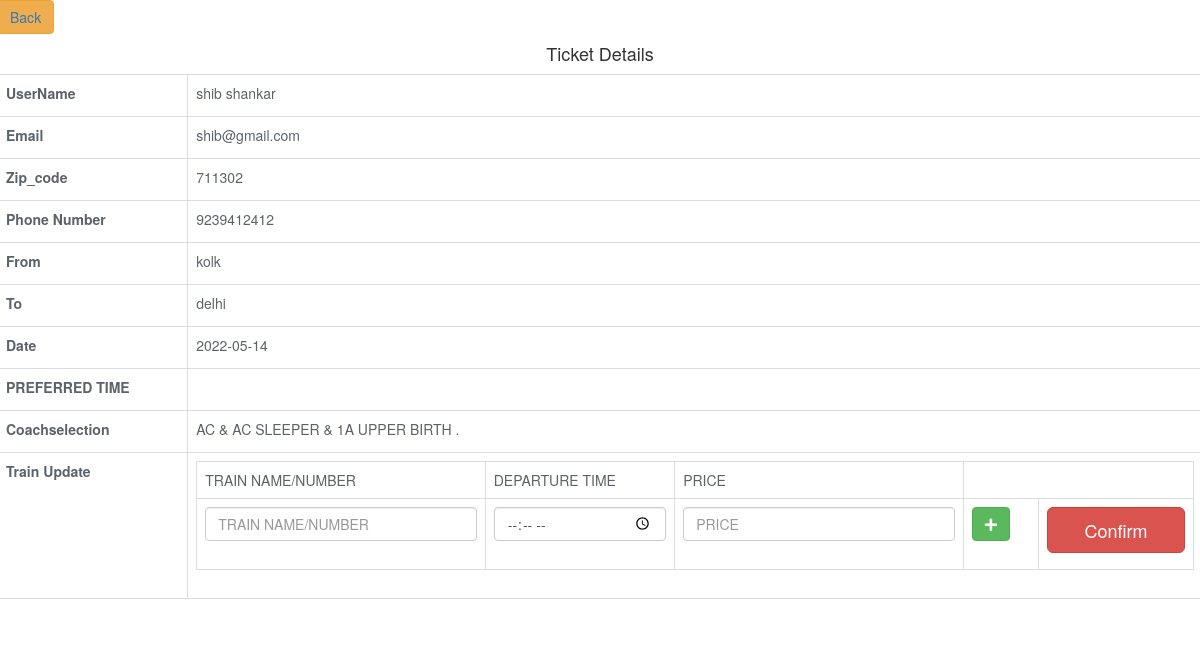
The app's page /admin/update.php?id1=4 with its own data.
### tables this page shows
CREATE TABLE IF NOT EXISTS `enquiry` (
  `id1` int(11) NOT NULL AUTO_INCREMENT,
  `from1` varchar(255) NOT NULL,
  `to1` varchar(255) NOT NULL,
  `date1` date NOT NULL,
  `coachselection` text NOT NULL,
  `Pref_time` varchar(200) NOT NULL,
  `userid` int(11) NOT NULL,
  PRIMARY KEY (`id1`)
);

CREATE TABLE IF NOT EXISTS `tbl_user` (
  `id` int(11) NOT NULL AUTO_INCREMENT,
  `username` varchar(50) NOT NULL,
  `email` varchar(100) NOT NULL,
  `password` varchar(100) NOT NULL,
  `confirm_password` varchar(100) NOT NULL,
  `Zip_code` varchar(200) NOT NULL,
  `phoneno` varchar(200) NOT NULL,
  PRIMARY KEY (`id`)
);

### admin/update.php (the view, shortened to what this page needs)
<?php
    require_once("includes/dbconnection.php");
        $sql = $con->prepare("SELECT * FROM tbl_user t,enquiry e WHERE t.id=e.userid and e.id1=?");
        $sql->bind_param("i",$_GET["id1"]);
        $sql->execute();
        $result = $sql->get_result();
        if ($result->num_rows > 0)
        {
            $row = $result->fetch_assoc();
        }
?>
<!DOCTYPE html>
<html>
<head>
      <?php include_once('includes/css.php'); ?>
      <link rel="stylesheet" href="https://maxcdn.bootstrapcdn.com/bootstrap/3.4.1/css/bootstrap.min.css">
  <link rel="stylesheet" href="https://maxcdn.bootstrapcdn.com/bootstrap/3.4.1/css/bootstrap.min.css">
</head>
<body data-sidebar="dark">
   <div class="row">
                            <div class="col-12">
<form name="frmUser" method="post" action="">
<table border="0" class="table table-bordered dt-responsive nowrap">
    <thead>
        <tr>
            <div class="btn btn-warning"><a href="enquiry.php" >Back</a></div>
             <h4 class="font-size-40" align="center">Ticket Details</h4>
        </tr>
    </thead>
    <tbody>
        <tr class="table-row">
            <td><label >UserName</label></td>
            <td><?php echo $row["username"];?></td>
        </tr>
        <tr class="table-row">
            <td><label>Email</label></td>
            <td><?php echo $row["email"];?></td>
        </tr>
        <tr class="table-row">
            <td><label>Zip_code</label></td>
            <td><?php echo $row["Zip_code"];?></td>
        </tr>
        <tr>
            <td><label>Phone Number</label></td>
            <td><?php echo $row["phoneno"];?></td>
        </tr>
        <tr>
            <td><label>From</label></td>
            <td><?php echo $row["from1"];?></td>
        </tr>
        <tr>
            <td><label>To</label></td>
            <td><?php echo $row["to1"];?></td>
        </tr>
        <tr>
            <td><label>Date</label></td>
            <td><?php echo $row["date1"];?></td>
        </tr>
        <tr>
            <td><label>PREFERRED TIME</label></td>
            <td><?php echo $row["Pref_time"];?></td>
        </tr>
        <tr>
            <td><label>Coachselection</label></td>
            <td><?php echo $row["coachselection"];?></td>
        </tr>
        <tr>
            <td>
                <label>
                    Train Update
                </label>
            </td>
      <td>
<table class="table table-bordered" id="dynamic_field">
<tr>
            <td>TRAIN NAME/NUMBER</td>
            <td>DEPARTURE TIME</td>
            <td>PRICE</td>
        </tr>
                            <td>
                                <input type="text" name="item[]" placeholder="TRAIN NAME/NUMBER" value="" class="form-control name_list" required /></td>
                                          <td>
                                                    <input type="time" name="quantity[]"  value="" placeholder="DEPARTURE TIME" class="form-control name_list" required />
                                                            <br>
                                                            </td>
 <td><input type="text" name="quantity1[]"  value="" placeholder="PRICE" class="form-control name_list" required /></td>
                                       <td><button type="button" name="add" id="add" class="btn btn-success"><i class="fa fa-plus"></i></button></td>
                                       <td>
                                           <input type="submit" name="submit1" class="btn btn-danger btn-lg btn-block" value="Confirm">
                                       </td>
                                   </table>
             </td>
        </tr>
    </tbody>
</table>
</form>
</div>
</div>
</body>
</html>

### records on screen
enquiry: userid.username "shib shankar", userid.email "shib@gmail.com", userid.Zip_code "711302", userid.phoneno "9239412412", from1 "kolk", to1 "delhi", date1 "2022-05-14", coachselection "AC & AC SLEEPER & 1A UPPER BIRTH ."
